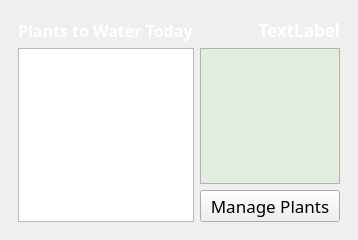
<?xml version="1.0" encoding="UTF-8"?>
<ui version="4.0">
 <class>MainWindow</class>
 <widget class="QMainWindow" name="MainWindow">
  <property name="geometry">
   <rect>
    <x>0</x>
    <y>0</y>
    <width>323</width>
    <height>240</height>
   </rect>
  </property>
  <property name="sizePolicy">
   <sizepolicy hsizetype="Preferred" vsizetype="Preferred">
    <horstretch>0</horstretch>
    <verstretch>0</verstretch>
   </sizepolicy>
  </property>
  <property name="font">
   <font>
    <family>Geneva</family>
    <pointsize>13</pointsize>
    <weight>50</weight>
    <italic>false</italic>
    <bold>false</bold>
    <underline>false</underline>
    <strikeout>false</strikeout>
    <stylestrategy>PreferDefault</stylestrategy>
    <kerning>true</kerning>
   </font>
  </property>
  <property name="windowTitle">
   <string>MainWindow</string>
  </property>
  <property name="styleSheet">
   <string notr="true"/>
  </property>
  <widget class="QWidget" name="centralwidget">
   <property name="font">
    <font>
     <family>Geneva</family>
     <pointsize>13</pointsize>
     <weight>50</weight>
     <italic>false</italic>
     <bold>false</bold>
     <underline>false</underline>
     <strikeout>false</strikeout>
     <stylestrategy>PreferDefault</stylestrategy>
     <kerning>true</kerning>
    </font>
   </property>
   <layout class="QGridLayout" name="gridLayout">
    <item row="0" column="0">
     <widget class="QStackedWidget" name="stackedWidget">
      <property name="font">
       <font>
        <family>Geneva</family>
        <pointsize>13</pointsize>
        <weight>50</weight>
        <italic>false</italic>
        <bold>false</bold>
        <underline>false</underline>
        <strikeout>false</strikeout>
        <stylestrategy>PreferDefault</stylestrategy>
        <kerning>true</kerning>
       </font>
      </property>
      <property name="currentIndex">
       <number>0</number>
      </property>
      <widget class="QWidget" name="mainPage">
       <property name="font">
        <font>
         <family>Geneva</family>
         <pointsize>13</pointsize>
         <weight>50</weight>
         <italic>false</italic>
         <bold>false</bold>
         <underline>false</underline>
         <strikeout>false</strikeout>
         <stylestrategy>PreferDefault</stylestrategy>
         <kerning>true</kerning>
        </font>
       </property>
       <layout class="QGridLayout" name="gridLayout_2">
        <item row="1" column="2">
         <widget class="QGraphicsView" name="weatherView">
          <property name="styleSheet">
           <string notr="true">background-color: rgb(226, 237, 224);</string>
          </property>
         </widget>
        </item>
        <item row="1" column="0" rowspan="2">
         <widget class="QTableWidget" name="plantTable"/>
        </item>
        <item row="2" column="2">
         <widget class="QPushButton" name="managePlantsButton">
          <property name="font">
           <font>
            <family>Geneva</family>
           </font>
          </property>
          <property name="text">
           <string>Manage Plants</string>
          </property>
         </widget>
        </item>
        <item row="0" column="2">
         <widget class="QLabel" name="time">
          <property name="font">
           <font>
            <family>Geneva</family>
            <pointsize>13</pointsize>
            <weight>75</weight>
            <italic>false</italic>
            <bold>true</bold>
            <underline>false</underline>
            <strikeout>false</strikeout>
            <stylestrategy>PreferDefault</stylestrategy>
            <kerning>true</kerning>
           </font>
          </property>
          <property name="layoutDirection">
           <enum>Qt::LeftToRight</enum>
          </property>
          <property name="styleSheet">
           <string notr="true">color: rgb(255, 255, 255);</string>
          </property>
          <property name="text">
           <string>TextLabel</string>
          </property>
          <property name="alignment">
           <set>Qt::AlignRight|Qt::AlignTrailing|Qt::AlignVCenter</set>
          </property>
         </widget>
        </item>
        <item row="0" column="0">
         <widget class="QLabel" name="plantsToWater">
          <property name="font">
           <font>
            <family>Geneva</family>
            <pointsize>12</pointsize>
            <weight>75</weight>
            <italic>false</italic>
            <bold>true</bold>
            <underline>false</underline>
            <strikeout>false</strikeout>
            <stylestrategy>PreferDefault</stylestrategy>
            <kerning>true</kerning>
           </font>
          </property>
          <property name="styleSheet">
           <string notr="true">color: rgb(255, 255, 255);</string>
          </property>
          <property name="text">
           <string>Plants to Water Today</string>
          </property>
         </widget>
        </item>
       </layout>
      </widget>
      <widget class="QWidget" name="plantManagePage">
       <property name="font">
        <font>
         <family>Geneva</family>
         <pointsize>13</pointsize>
         <weight>50</weight>
         <italic>false</italic>
         <bold>false</bold>
         <underline>false</underline>
         <strikeout>false</strikeout>
         <stylestrategy>PreferDefault</stylestrategy>
         <kerning>true</kerning>
        </font>
       </property>
       <layout class="QGridLayout" name="gridLayout_3">
        <item row="2" column="2">
         <layout class="QVBoxLayout" name="verticalLayout">
          <item>
           <widget class="QPushButton" name="addPlantButton">
            <property name="text">
             <string>Add</string>
            </property>
           </widget>
          </item>
          <item>
           <widget class="QPushButton" name="removePlantButton">
            <property name="text">
             <string>Remove</string>
            </property>
           </widget>
          </item>
          <item>
           <widget class="QPushButton" name="editPlantButton">
            <property name="text">
             <string>Edit</string>
            </property>
           </widget>
          </item>
          <item>
           <widget class="QPushButton" name="backMainButton">
            <property name="text">
             <string>Back</string>
            </property>
           </widget>
          </item>
         </layout>
        </item>
        <item row="2" column="1">
         <layout class="QVBoxLayout" name="verticalLayout_2">
          <item>
           <widget class="QLabel" name="listTitle">
            <property name="font">
             <font>
              <family>Geneva</family>
              <pointsize>13</pointsize>
              <weight>75</weight>
              <italic>false</italic>
              <bold>true</bold>
              <underline>false</underline>
              <strikeout>false</strikeout>
              <stylestrategy>PreferDefault</stylestrategy>
              <kerning>true</kerning>
             </font>
            </property>
            <property name="styleSheet">
             <string notr="true">color: rgb(255, 255, 255);</string>
            </property>
            <property name="text">
             <string>Plant List</string>
            </property>
           </widget>
          </item>
          <item>
           <widget class="QListWidget" name="plantList"/>
          </item>
         </layout>
        </item>
       </layout>
      </widget>
      <widget class="QWidget" name="plantEditPage">
       <property name="font">
        <font>
         <family>Geneva</family>
         <pointsize>13</pointsize>
         <weight>50</weight>
         <italic>false</italic>
         <bold>false</bold>
         <underline>false</underline>
         <strikeout>false</strikeout>
         <stylestrategy>PreferDefault</stylestrategy>
         <kerning>true</kerning>
        </font>
       </property>
       <layout class="QGridLayout" name="gridLayout_4">
        <item row="0" column="0">
         <layout class="QVBoxLayout" name="verticalLayout_4">
          <item>
           <widget class="QLabel" name="name">
            <property name="font">
             <font>
              <family>Geneva</family>
              <pointsize>13</pointsize>
              <weight>75</weight>
              <italic>false</italic>
              <bold>true</bold>
              <underline>false</underline>
              <strikeout>false</strikeout>
              <stylestrategy>PreferDefault</stylestrategy>
              <kerning>true</kerning>
             </font>
            </property>
            <property name="styleSheet">
             <string notr="true">color: rgb(255, 255, 255);</string>
            </property>
            <property name="text">
             <string>Name of the Plant</string>
            </property>
           </widget>
          </item>
          <item>
           <widget class="QLineEdit" name="editName"/>
          </item>
          <item>
           <widget class="QLabel" name="whichDays">
            <property name="font">
             <font>
              <family>Geneva</family>
              <pointsize>13</pointsize>
              <weight>75</weight>
              <italic>false</italic>
              <bold>true</bold>
              <underline>false</underline>
              <strikeout>false</strikeout>
              <stylestrategy>PreferDefault</stylestrategy>
              <kerning>true</kerning>
             </font>
            </property>
            <property name="styleSheet">
             <string notr="true">color: rgb(255, 255, 255);</string>
            </property>
            <property name="text">
             <string>Which Days to Water</string>
            </property>
           </widget>
          </item>
          <item>
           <widget class="QListWidget" name="dayList"/>
          </item>
         </layout>
        </item>
        <item row="0" column="1">
         <layout class="QVBoxLayout" name="verticalLayout_5" stretch="0,0,0,0,0">
          <property name="spacing">
           <number>-1</number>
          </property>
          <property name="sizeConstraint">
           <enum>QLayout::SetDefaultConstraint</enum>
          </property>
          <property name="leftMargin">
           <number>5</number>
          </property>
          <item>
           <widget class="QLabel" name="label">
            <property name="sizePolicy">
             <sizepolicy hsizetype="Preferred" vsizetype="Fixed">
              <horstretch>0</horstretch>
              <verstretch>0</verstretch>
             </sizepolicy>
            </property>
            <property name="font">
             <font>
              <family>Geneva</family>
              <pointsize>13</pointsize>
              <weight>75</weight>
              <italic>false</italic>
              <bold>true</bold>
              <underline>false</underline>
              <strikeout>false</strikeout>
              <stylestrategy>PreferDefault</stylestrategy>
              <kerning>true</kerning>
             </font>
            </property>
            <property name="styleSheet">
             <string notr="true">color: rgb(255, 255, 255);</string>
            </property>
            <property name="text">
             <string>How many cups</string>
            </property>
           </widget>
          </item>
          <item>
           <widget class="QComboBox" name="cupsNumber"/>
          </item>
          <item>
           <spacer name="verticalSpacer">
            <property name="orientation">
             <enum>Qt::Vertical</enum>
            </property>
            <property name="sizeHint" stdset="0">
             <size>
              <width>20</width>
              <height>40</height>
             </size>
            </property>
           </spacer>
          </item>
          <item>
           <widget class="QPushButton" name="savePlantButton">
            <property name="text">
             <string>Save</string>
            </property>
           </widget>
          </item>
          <item>
           <widget class="QPushButton" name="cancelPlantButton">
            <property name="text">
             <string>Cancel</string>
            </property>
           </widget>
          </item>
         </layout>
        </item>
       </layout>
      </widget>
     </widget>
    </item>
   </layout>
  </widget>
  <widget class="QMenuBar" name="menubar">
   <property name="geometry">
    <rect>
     <x>0</x>
     <y>0</y>
     <width>323</width>
     <height>22</height>
    </rect>
   </property>
  </widget>
 </widget>
 <resources/>
 <connections/>
</ui>
